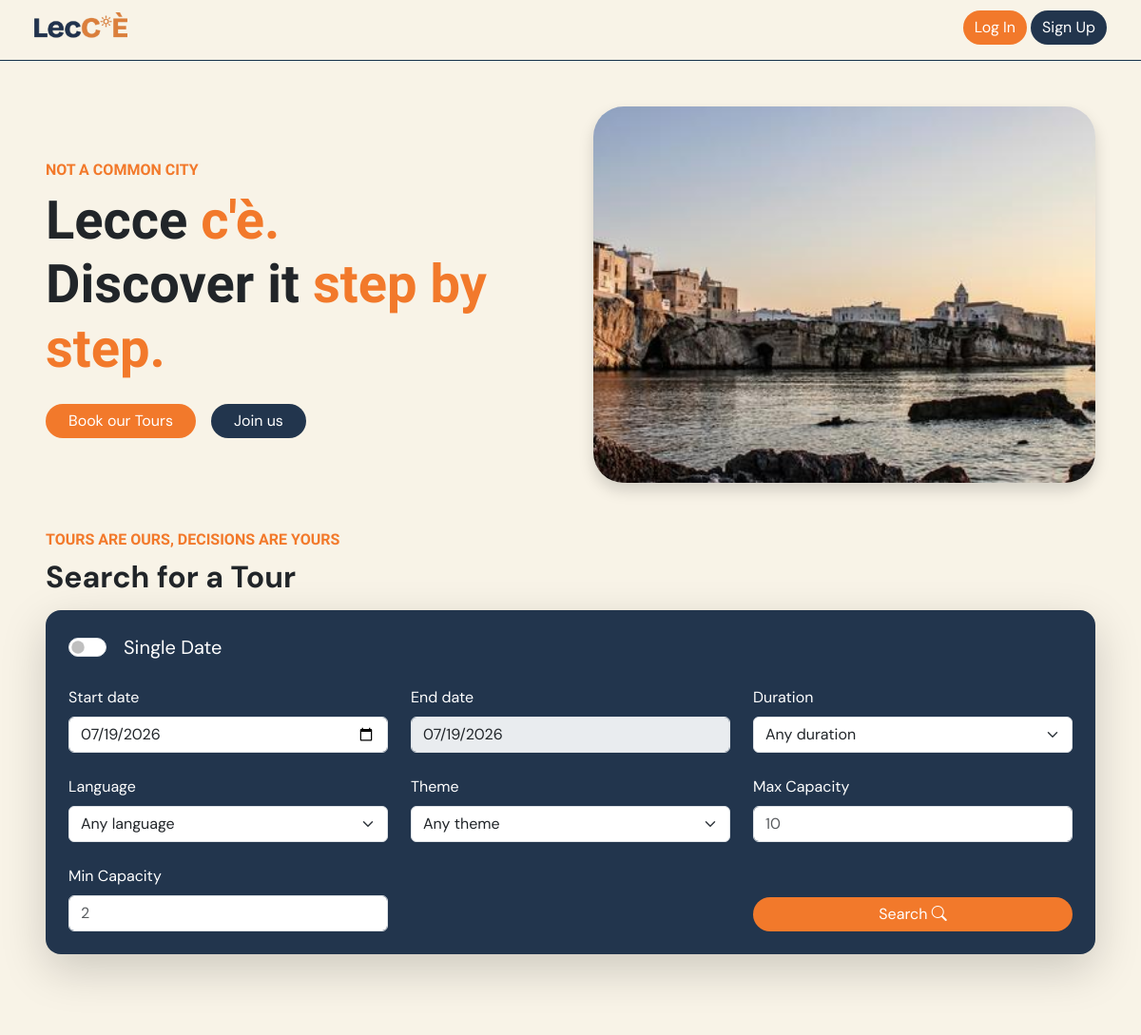
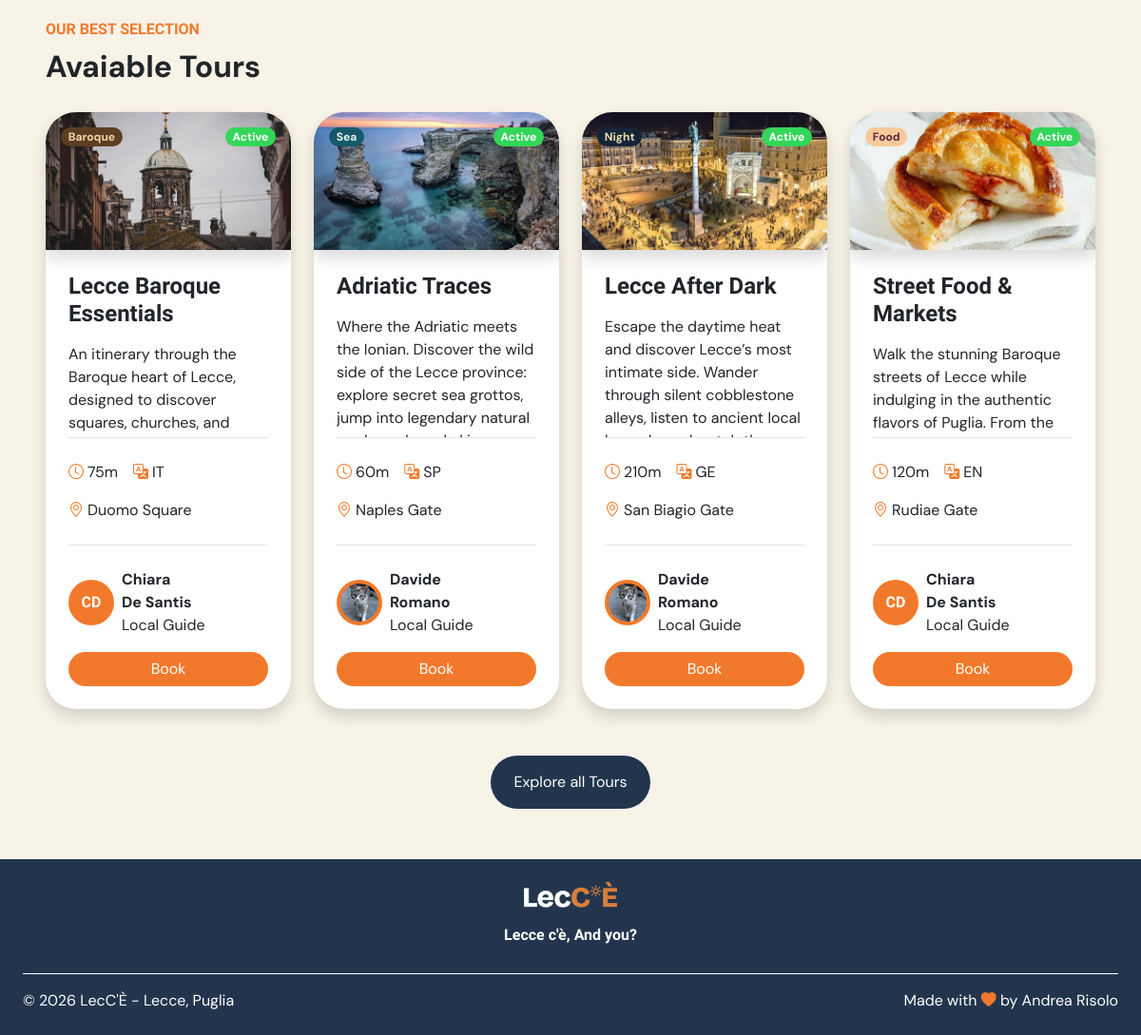
The page / on the database its author committed (2 pictures, top to bottom).
### tables this page shows
CREATE TABLE "tour_photos" (
	"id"	INTEGER,
	"tour_id"	TEXT NOT NULL,
	"path"	TEXT NOT NULL UNIQUE,
	"order_number"	INTEGER NOT NULL,
	PRIMARY KEY("id" AUTOINCREMENT),
	FOREIGN KEY("tour_id") REFERENCES "tours"("id") ON DELETE CASCADE
);

CREATE TABLE "tours" (
	"id"	TEXT,
	"guide_id"	TEXT NOT NULL,
	"language_id"	TEXT NOT NULL,
	"title"	TEXT NOT NULL,
	"description"	TEXT NOT NULL,
	"duration"	INTEGER NOT NULL,
	"max_participants"	INTEGER NOT NULL,
	"theme_id"	INTEGER NOT NULL,
	"state"	TEXT NOT NULL DEFAULT 'active',
	PRIMARY KEY("id"),
	FOREIGN KEY("guide_id") REFERENCES "users"("id") ON DELETE CASCADE,
	FOREIGN KEY("language_id") REFERENCES "languages"("id") ON DELETE CASCADE,
	FOREIGN KEY("theme_id") REFERENCES "tour_themes"("id")
);

CREATE TABLE "tour_themes" (
	"id"	INTEGER,
	"name"	TEXT NOT NULL,
	"emoji"	TEXT NOT NULL,
	"description"	TEXT NOT NULL,
	PRIMARY KEY("id" AUTOINCREMENT)
);

CREATE TABLE "languages" (
	"id"	INTEGER,
	"name"	TEXT NOT NULL UNIQUE,
	PRIMARY KEY("id" AUTOINCREMENT)
);

CREATE TABLE "stops" (
	"id"	TEXT,
	"tour_id"	TEXT NOT NULL,
	"place_name"	TEXT NOT NULL,
	"order_number"	INTEGER NOT NULL,
	PRIMARY KEY("id"),
	FOREIGN KEY("tour_id") REFERENCES "tours"("id") ON DELETE CASCADE
);

CREATE TABLE users (
    id TEXT PRIMARY KEY,
    role TEXT NOT NULL,

    email TEXT NOT NULL UNIQUE,
    password TEXT NOT NULL,

    first_name TEXT NOT NULL,
    last_name TEXT NOT NULL,
    profile_photo TEXT
);

### app.py (the view)
@app.route("/")
def home():
    today=date.today()
    languages=languages_dao.get_languages()
    themes=themes_dao.get_themes()
    photo=photos_dao.get_random_photo()
    tours=tours_dao.get_tours_filters(limit=8, state="active")
    for tour in tours:
        tour.photos=photos_dao.get_first_photo(tour)
        tour.language=languages_dao.get_language_by_id(tour.language_id)["name"]
        tour.theme=themes_dao.get_theme_by_id(tour.theme_id)
        tour.stops=stops_dao.get_first_stop_by_tour(tour)
        tour.guide = users_dao.get_user_by_id(tour.guide_id)
    return render_template("home.html", today=today, tours=tours, languages=languages, themes=themes, photo=photo)

### templates/home.html (shortened to what this page needs)
{% extends "base.html" %}
{% block content %}
<main class="mx-3 mx-lg-4 my-5">
    <section>
        <div class="container">
            <div class="row align-items-center g-5">
                <div class="col-12 col-lg-6 order-2 order-lg-1">
                    <p class="lecce-text-impact lecce-primary-color my-2 fs-6 fw-semibold">NOT A COMMON CITY</p>
                    <h1 class="display-4 fw-bold lecce-text-impact">
                        Lecce <span class="lecce-primary-color">c'è.</span><br>
                        Discover it <span class="lecce-primary-color">step by step.</span>
                    </h1>
                    <div class="d-flex flex-column flex-lg-row gap-3 mt-4">
                        <a href="{{ url_for('tours') }}" class="btn lecce-btn lecce-primary-background px-4 lh-2">Book
                            our Tours</a>
                        {% if not current_user.is_authenticated %}
                        <a href="{{ url_for('login') }}" class="btn lecce-btn lecce-secondary-background px-4 lh-2">Join
                            us</a>
                        {% endif %}
                    </div>
                </div>
                <div class="col-12 col-lg-6 order-1 order-lg-2">
                    <div class="rounded-5 shadow overflow-hidden home-main-photo-container">
                        <img class="object-fit-cover h-100 w-100"
                            src="{{ url_for('static', filename='images/tour_photos/' + photo) }}"
                            alt="Random tour photo">
                    </div>
                </div>
            </div>
        </div>
    </section>
    <section class="my-5">
        <div class="container">
            <div class="mb-2">
                <p class="lecce-text-impact lecce-primary-color my-2 fs-6 fw-semibold">TOURS ARE OURS, DECISIONS ARE
                    YOURS</p>
                <h2 class="fw-bold mb-1">
                    Search for a Tour
                </h2>
            </div>
            {% include "searchbar.html" %}
        </div>
    </section>
    <section class="pt-5">
        <div class="container">
            <div class="d-flex flex-row justify-content-between align-items-end mb-4">
                <div>
                    <p class="lecce-text-impact lecce-primary-color my-2 fs-6 fw-semibold">OUR BEST SELECTION</p>
                    <h2 class="fw-bold mb-1">
                        Avaiable Tours
                    </h2>
                </div>
            </div>
            <div class="row g-4">
                {% if tours|length > 0 %}
                {% for tour in tours %}
                <div class="col-12 col-md-6 col-lg-3">
                    {% include "tour_card.html" %}
                </div>
                {% endfor %}
                {% else %}
                <div class="d-flex justify-content-center">
                    <p>No tours found</p>
                </div>
                {% endif %}
            </div>
            <div class="text-center mt-5">
                <a href="{{ url_for('tours') }}"
                    class="btn lecce-btn lecce-secondary-background border border-white px-4 py-3">Explore all Tours</a>
            </div>
        </div>
    </section>
</main>
{% endblock %}

### templates/base.html (shortened to what this page needs)
<!doctype html>
<html lang="en">
<head>
    <link href="https://cdn.jsdelivr.net/npm/bootstrap@5.3.5/dist/css/bootstrap.min.css" rel="stylesheet"
>
    <link rel="stylesheet" href="https://cdn.jsdelivr.net/npm/bootstrap-icons@1.11.3/font/bootstrap-icons.min.css">
    <link rel="stylesheet" href="{{ url_for('static', filename='css/style.css') }}">
    <link rel="stylesheet" href="{{ url_for('static', filename='css/themes.css') }}">
    <link rel="stylesheet" href="https://cdn.jsdelivr.net/npm/flatpickr/dist/flatpickr.min.css">
</head>
<body class="min-vh-100 d-flex flex-column">
    <header class="lecce-header">
        <nav class="navbar mx-4">
            <div class="container-fluid d-flex align-items-center justify-content-between">
                <a class="navbar-brand d-flex align-items-center" href="{{ url_for('home') }}">
                    <img class="lecce-logo p-0 m-0"
                        src="{{ url_for('static', filename='images/utility_images/LecCE_logo_primary.png') }}"
                        alt="LecCÈ Logo">
                </a>
                {% if current_user.is_authenticated %}
                <div class="d-flex align-items-center gap-1">
                    <a class="btn lecce-btn lecce-secondary-background" href="{{ url_for('logout') }}">Log Out</a>
                    <a href="{{ url_for('my_profile') }}" class="text-decoration-none">
                        {% if current_user.profile_photo is not none %}
                        <div class="profile-initials p-1"><img src="{{ url_for('static', filename='images/profile_photos/' ~ current_user.profile_photo) }}" alt="Profile Photo" class="img-fluid rounded-circle object-fit-cover"></div>
                        {% else %}
                        <div class="profile-initials fw-bold p-2">{{ current_user.first_name[0].upper() }}{{
                            current_user.last_name[0].upper() }}</div>
                        {% endif %}
                    </a>
                </div>
                {% else %}
                <div class="d-flex align-items-center gap-1">
                    <a class="btn lecce-btn lecce-primary-background" href="{{ url_for('login') }}">Log In</a>
                    <a class="btn lecce-btn lecce-secondary-background" href="{{ url_for('register') }}">Sign Up</a>
                </div>
                {% endif %}
            </div>
        </nav>
    </header>
    <div class="container-fluid flex-grow-1">
        {%block content %}{% endblock %}
    </div>
    <footer class="lecce-secondary-background mt-1 p-4">
        <div class="d-flex flex-column align-items-center text-center">
            <img class="lecce-logo mb-2"
                src="{{ url_for('static', filename='images/utility_images/LecCE_logo_secondary.png') }}"
                alt="LecCÈ Logo">
            <p class="lecce-text-impact fw-semibold lh-lg mb-4">
                Lecce c'è, And you?
            </p>
        </div>
        <div class="d-flex flex-column flex-md-row justify-content-between gap-2 border-top border-white pt-3">
            <span class="mb-0">
                © 2026 LecC'È - Lecce, Puglia
            </span>
            <span class="mb-0">
                Made with <i class="bi bi-heart-fill lecce-primary-color"></i> by Andrea Risolo
            </span>
        </div>
    </footer>
</body>
</html>

### templates/searchbar.html (shortened to what this page needs)
<form class="lecce-secondary-background rounded-4 shadow-lg p-4 mt-3" action="{{ url_for('tours') }}">
    <div class="row g-4">
        <div class="col-12 d-flex justify-content-start">
            <div class="form-check form-switch fs-5">
                <input class="form-check-input" type="checkbox" id="dateRangeCheck" name="date_range_check">
                <label class="form-check-label ms-2" id="dateRangeCheckLabel" for="dateRangeCheck">Single
                    Date</label>
            </div>
        </div>
        <div class="col-12 col-lg-4">
            <label for="startDate" class="form-label">Start date</label>
            <input type="date" class="form-control" id="startDate" name="start_date" min="{{ today }}"
                value="{{ today }}">
        </div>
        <div class="col-12 col-lg-4">
            <label for="endDate" class="form-label">End date</label>
            <input type="date" class="form-control" id="endDate" name="end_date" min="{{ today }}" value="{{ today }}"
                disabled>
        </div>
        <div class="col-12 col-lg-4">
            <label for="duration" class="form-label">Duration</label>
            <select class="form-select" id="duration" name="duration">
                <option value="Any duration">Any duration</option>
            </select>
        </div>
        <div class="col-12 col-lg-4">
            <label for="language" class="form-label">Language</label>
            <select class="form-select" id="language" name="language">
                <option value="Any language">Any language</option>
            </select>
        </div>
        <div class="col-12 col-lg-4">
            <label for="theme" class="form-label">Theme</label>
            <select class="form-select" id="theme" name="theme">
                <option value="Any theme">Any theme</option>
            </select>
        </div>
        <div class="col-12 col-lg-4">
            <label for="maxPeople" class="form-label">Max Capacity</label>
            <input type="number" class="form-control" id="maxPeople" name="maxPeople" placeholder="10" min="1">
        </div>
        <div class="col-12 col-lg-4">
            <label for="minPeople" class="form-label">Min Capacity</label>
            <input type="number" class="form-control" id="minPeople" name="minPeople" placeholder="2" min="1">
        </div>
        <div class="d-none d-lg-inline col-lg-4"></div>
        <div class="col-12 col-lg-4 d-flex justify-content-end align-items-end">
            <button type="submit" class="btn lecce-btn lecce-primary-background w-100">
                Search <i class="bi-search"></i>
            </button>
        </div>
    </div>
</form>

### templates/tour_card.html
<div class="card border-0 rounded-5 shadow overflow-hidden h-100">
    <a href="{{ url_for('tour', id=tour.id) }}" class="shadow overflow-hidden tour-preview-photo">
        <img class="object-fit-cover h-100 w-100"
            src="{{ url_for('static', filename='images/tour_photos/' ~ tour.photos) }}" alt="Tour photo">
    </a>
    <article class="card-body p-4 d-flex flex-column">
        <h3 class="h4 fw-bold mb-3 lecce-text-impact">{{ tour.title }}</h3>
        <span
            class="badge lecce-{{ tour.theme.name.lower() }}-background lecce-{{ tour.theme.name.lower() }}-text lecce-btn position-absolute top-0 start-0 m-3">
            {{ tour.theme.name }}
        </span>
        {% if tour.state == "active" %}
        <span class="badge lecce-positive-background lecce-primary-text lecce-btn position-absolute top-0 end-0 m-3">
            Active
        </span>
        {% else %}
        <span class="badge lecce-negative-background lecce-primary-text lecce-btn position-absolute top-0 end-0 m-3">
            Inactive
        </span>
        {% endif %}
        <p class="mb-4 overflow-hidden lecce-tour-card border-bottom flex-grow-1">
            {{ tour.description }}
        </p>
        <div class="mb-4 border-bottom pb-4">
            <div class="d-flex gap-3 mb-3">
                <span><i class="bi bi-clock lecce-primary-color me-1"></i>{{ tour.duration }}m</span>
                <span><i class="bi bi-translate lecce-primary-color me-1"></i>{{ tour.language[0:2].upper() }}</span>
            </div>
            <div>
                <span><i class="bi bi-geo-alt lecce-primary-color me-1"></i>{{ tour.stops }}</span>
            </div>
        </div>
        <div class="d-flex flex-column gap-3">
            <div class="d-flex align-items-center gap-2">
                {% if tour.guide.profile_photo is none %}
                <a class="profile-initials lecce-text-impact fw-bold text-decoration-none"
                    href="{{ url_for('profile', id=tour.guide.id) }}">
                    {{ tour.guide.first_name[0] }}{{ tour.guide.last_name[0] }}
                </a>
                {% else %}
                <a class="profile-initials p-1" href="{{ url_for('profile', id=tour.guide.id) }}">
                    <img src="{{ url_for('static', filename='images/profile_photos/' ~ tour.guide.profile_photo) }}"
                        alt="Guide Profile Photo" class="img-fluid rounded-circle object-fit-cover">
                </a>
                {% endif %}
                <div class="d-flex flex-column align-items-start">
                    <span class="fw-bold mb-0">{{ tour.guide.first_name }}</span>
                    <span class="fw-bold mb-0">{{ tour.guide.last_name }}</span>
                    <span class="mb-0 fs-6">Local Guide</span>
                </div>
            </div>
            <a href="{{ url_for('tour', id=tour.id) }}" class="btn lecce-btn lecce-primary-background px-4 w-100">{% if current_user.role != 'guide' and tour.state == 'active' %}Book{% else %}View{% endif %}</a>
        </div>
    </article>
</div>

### rows shown on the page
tour_photos: path (picture)
tour_photos: path (picture)
tours: title "Lecce Baroque Essentials", description "An itinerary through the Baroque heart of Lecce, designed to discover squares, churches, and…"
tour_themes: theme.name "Baroque"
languages: name "IT"
stops: stops "Duomo Square"
users: guide "C" "C", guide "D" "D", guide.first_name "Chiara" "Chiara", guide.last_name "De Santis" "De Santis"
tour_photos: path (picture)
tours: title "Adriatic Traces", description "Where the Adriatic meets the Ionian. Discover the wild side of the Lecce province: explore secret sea grottos, jump into legendary natural…"
tour_themes: theme.name "Sea"
languages: name "SP"
stops: stops "Naples Gate"
users: profile_photo (picture), guide.first_name "Davide" "Davide", guide.last_name "Romano" "Romano"
tour_photos: path (picture)
tours: title "Lecce After Dark", description "Escape the daytime heat and discover Lecce’s most intimate side. Wander through silent cobblestone alleys, listen to ancient local…"
tour_themes: theme.name "Night"
languages: name "GE"
stops: stops "San Biagio Gate"
tour_photos: path (picture)
tours: title "Street Food & Markets", description "Walk the stunning Baroque streets of Lecce while indulging in the authentic flavors of Puglia. From the…"
tour_themes: theme.name "Food"
languages: name "EN"
stops: stops "Rudiae Gate"

### other values the page prints
{{ tour.duration }} "75" "60" "210" "120"
